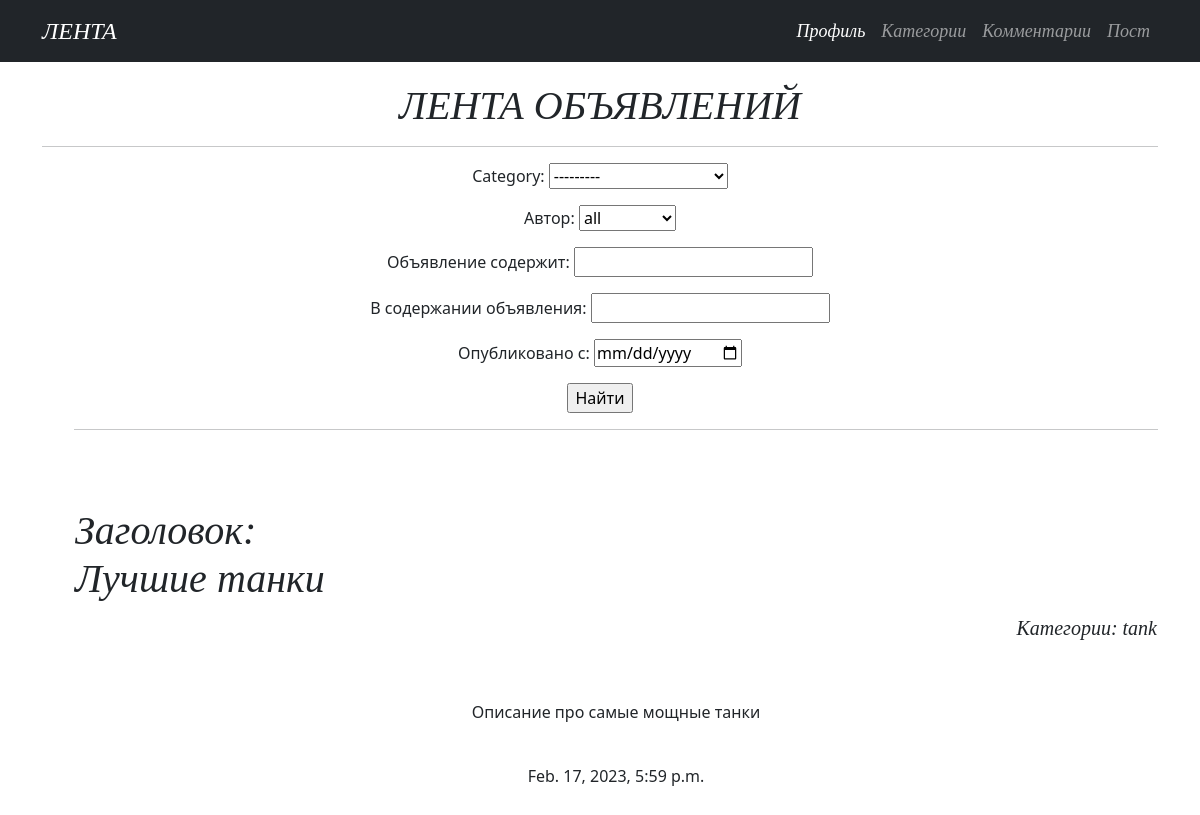
The app's page /article/ with its own data.
### service/models.py (models this page shows, shortened)
class Article(models.Model):
    TYPE = (
        ('tank', 'Танки'),
        ('heal', 'Хилы'),
        ('dd', 'ДД'),
        ('tank', 'Танки'),
        ('buyers', 'Торговцы'),
        ('gildemaster', 'Гилдмастеры'),
        ('quest', 'Квестгилверы'),
        ('smith', 'Кузнецы'),
        ('tanner', 'Кожевники'),
        ('potion', 'Зельевары'),
        ('spellmaster', 'Мастер заклинаний'),
    )
    author = models.ForeignKey(User, on_delete=models.CASCADE)
    author_id = author.primary_key
    title = models.CharField(max_length=64)
    text = models.CharField(max_length=64)
    category = models.CharField(max_length=11, choices=TYPE, default='tank')
    time_in = models.DateTimeField(auto_now_add=True)

### service/views.py (the view)
# urls.py: path('', ArticleList.as_view(), name='article'),
class ArticleList(ListView):
    model = Article
    ordering = '-id'
    template_name = 'article.html'
    context_object_name = 'article'
    def get_queryset(self):
        queryset = super().get_queryset()
        self.filterset = ArticleFilter(self.request.GET, queryset)
        return self.filterset.qs
    def get_context_data(self, **kwargs):
        context = super().get_context_data(**kwargs)
        context['filterset'] = self.filterset
        return context

### templates/article.html (shortened to what this page needs)
{% extends 'flatpages/default.html' %}
{% block content %}
<h1 style="text-align: center;margin-top: 20px;font-family: Candara;"><em>ЛЕНТА ОБЪЯВЛЕНИЙ</em></h1>
<hr>
<form style="text-align: midle;" action="" method="get">
    {{ filterset.form.as_p }}
    <input type="submit" value="Найти" />
</form>
{% for i in article %}
<ul>
    <hr>
    <p>&nbsp;</p>
    <table >
        <tbody>
        <tr>
            <td><h1 style="text-align: left;margin-top: 20px;font-family: Candara;"><em>Заголовок: {{ i.title }} </em></h1></td>
        </tr>
        <tr>
            <td></td>
            <td style="width: 800px;"><p style="text-align: right; font-size:20px; font-family: Candara;"><em>Категории: {{ i.category }}</em></p></td>
        </tr>
        </tbody>
    </table>
    <p>&nbsp;</p>
    {% autoescape off %}{{ i.text }}{% endautoescape %}
    <p>&nbsp;</p>
    {{ i.time_in }}
    <p>&nbsp;</p>
</ul>
{% endfor %}
{% endblock content %}

### records on screen
Article: title "Лучшие танки", category "tank", text "Описание про самые мощные танки", time_in "Feb. 17, 2023, 5:59 p.m."
